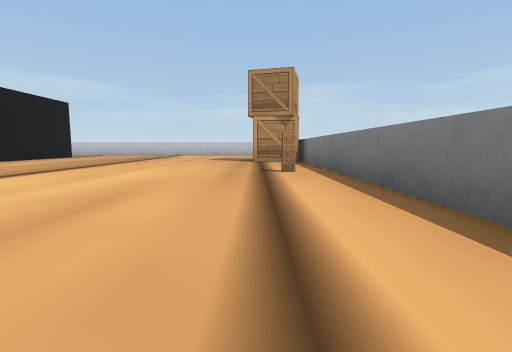
view 1 (above)

16 first-person views from a walk through a world built for the Webots simulator. The camera is 0.2 m above the floor, tilts 6° down and sees 85° across. The floor is counted in squares, 0.5 m on a side. Each view is taken from the middle of a square. On the plan, view 1 faces up. The plan holds only what a view shows up to about 9 squares ahead; the rest is blank. Robots are left out. Webots' stock objects and surfaces are drawn as simple stand-ins.

view 2
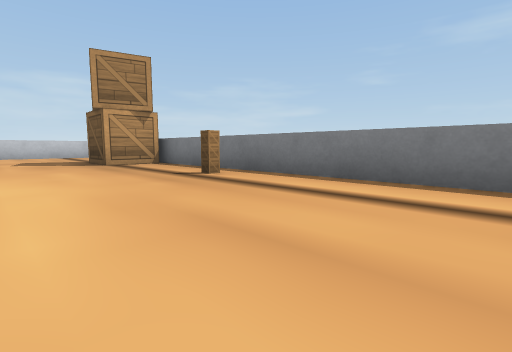

view 3
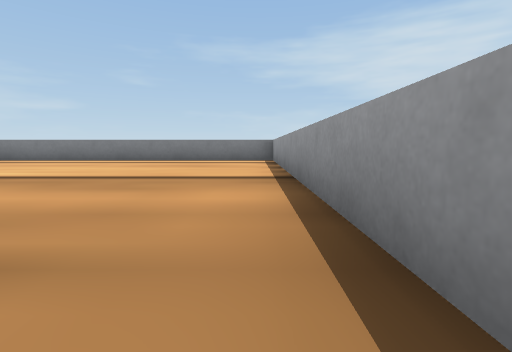

view 4
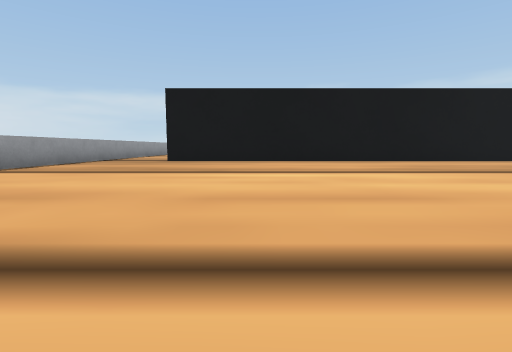

view 5
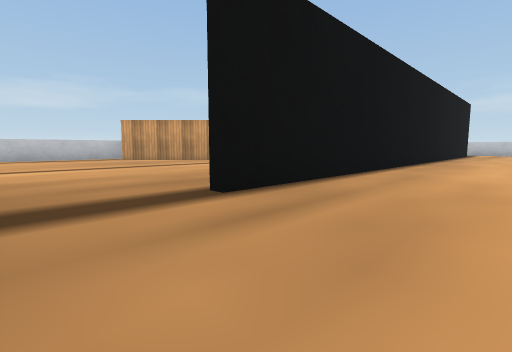

view 6
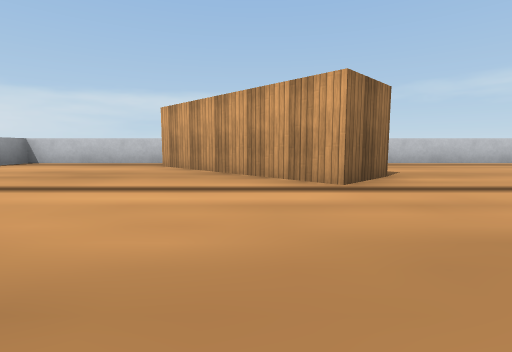

view 7
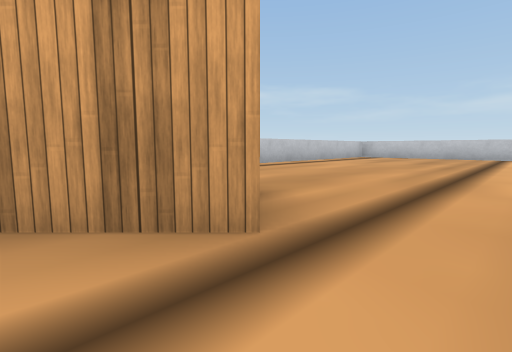

view 8
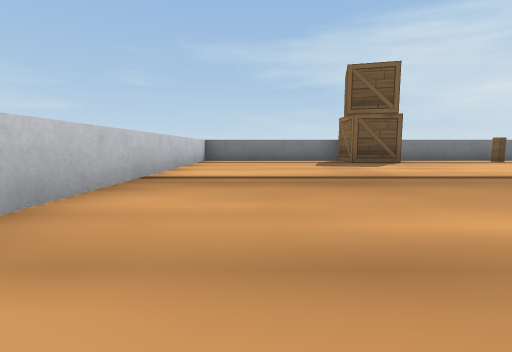

view 9
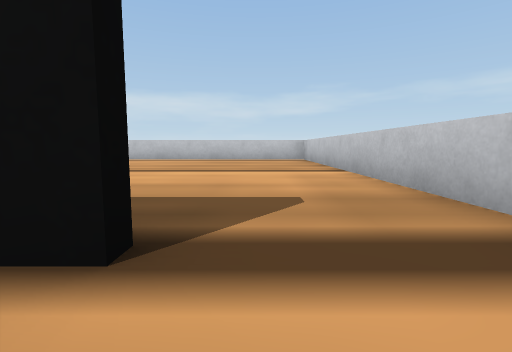

view 10
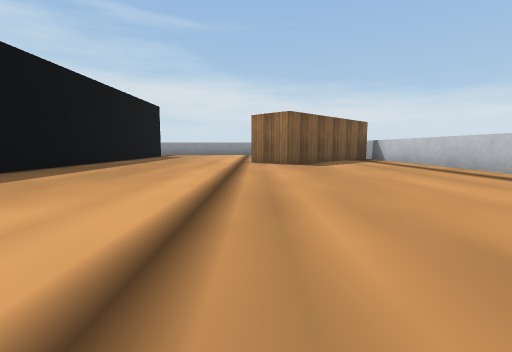

view 11
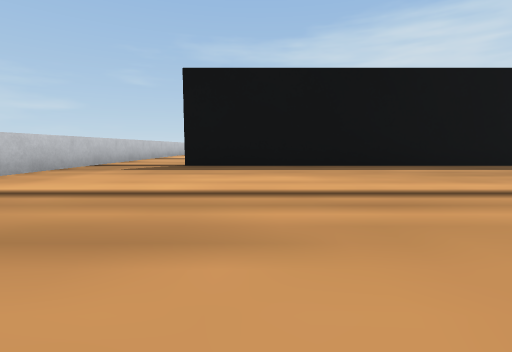

view 12
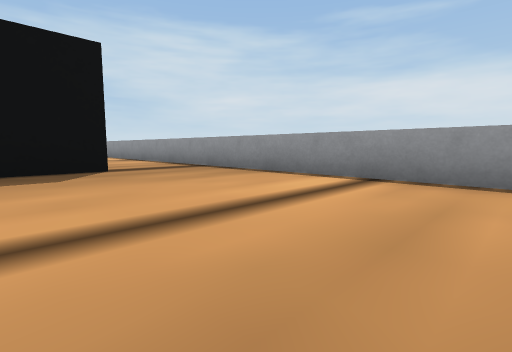

view 13
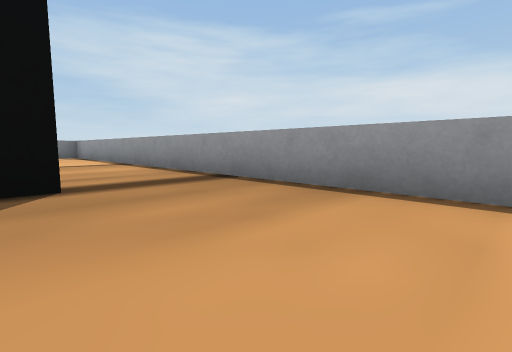

view 14
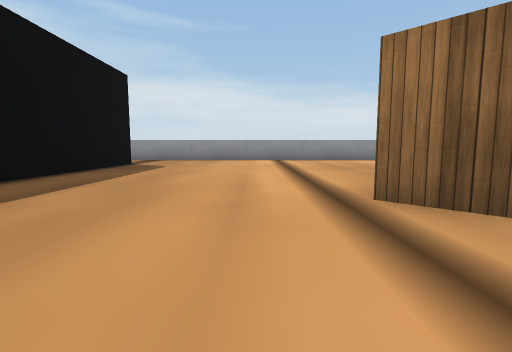

view 15
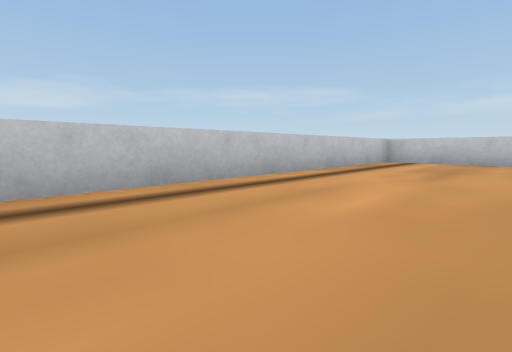

view 16
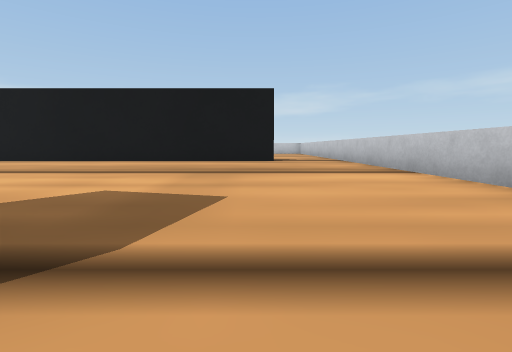

### Floor plan
Points are (right, up) in squares from view 1. A wall is a line through its corners. A room is listed if a view was taken in it or the views show most of it. See-through windows are left out.
Room 1 (views 1, 2, 4, 5, 9, 16)
walls: (-6.9, 10.6) (-6.9, -1.5); (-6.4, -3.5) (1.3, -3.5) (1.3, 12.5) (-6.5, 12.5)
ways out: opening at (-7, -2.5) to room 2; opening at (-7, 11.5) to room 2
objects: wooden box (0, 8) to (1, 8); wooden box (1, 5)
Room 2 (views 3, 6, 7, 8, 10, 11, 12, 13, 14, 15)
walls: (-14.6, 0.9) (-11.7, 3.8) (-10.9, 2.9) (-13.7, 0.1); (-7.1, -1.6) (-7.1, 10.5); (-6.5, 12.5) (-14.7, 12.5) (-14.7, -3.5) (-6.4, -3.5)
ways out: opening at (-7, -2.5) to room 1; opening at (-7, 11.5) to room 1

Where each view was taken, in squares from view 1:
view 1: 0 up, 0 right, facing up
view 2: 1 up, 2 left, facing up-right
view 3: 3 down, 7 left, facing right
view 4: 1 up, 1 right, facing left
view 5: 3 down, 5 left, facing up-left
view 6: 2 up, 8 left, facing left
view 7: 2 up, 10 left, facing up-left
view 8: 11 up, 7 left, facing right
view 9: 11 up, 6 left, facing left
view 10: 10 up, 11 left, facing down
view 11: 9 up, 13 left, facing right
view 12: 0 up, 12 left, facing down-right
view 13: 1 down, 10 left, facing down-right
view 14: 5 up, 10 left, facing down
view 15: 5 up, 12 left, facing up-left
view 16: 10 up, 1 right, facing left
